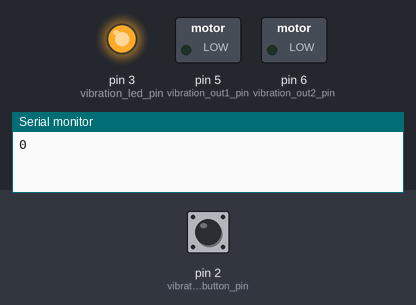
The sketch below on a simulated Arduino Uno, built with avr-gcc and run on an emulated ATmega328P. On the bench: switched loads named in the sketch (green lamp = pin HIGH), output pins drawn as LEDs (lit = HIGH), the last lines printed to the serial monitor. Inputs (shaded band) come from the test bench; at power-on: pin 2 (vibration_button_pin) HIGH.

Above: at 1.2 s.
1.3 s: pin 2 (vibration_button_pin) pulled LOW for 0.15 s
At 1.6 s:
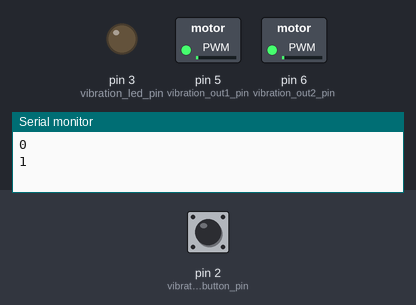
4.3 s: pin 2 (vibration_button_pin) pulled LOW for 1 s
At 6.5 s:
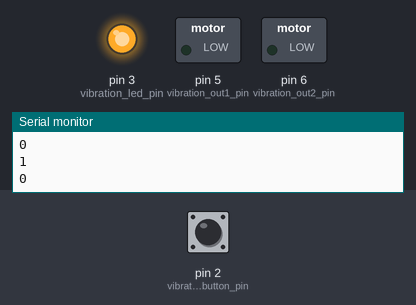
6.8 s: pin 2 (vibration_button_pin) pulled LOW for 0.15 s
At 7.1 s:
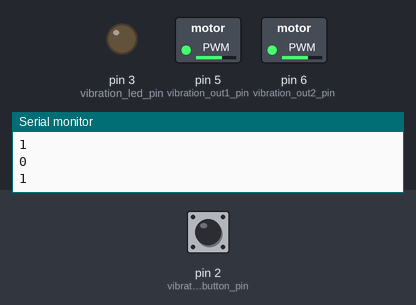
9.9 s: pin 2 (vibration_button_pin) pulled LOW for 3.2 s
At 13.8 s:
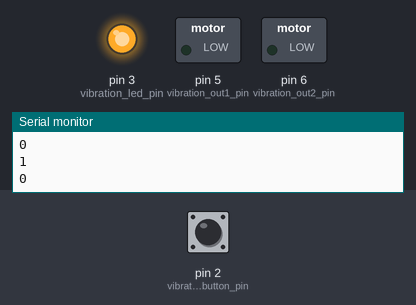
Timing chart, 0 to 15.3 s (numbered marks = the images above; inputs shaded):
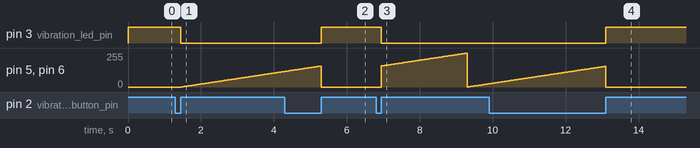

Measured:
- after the input at 1.3 s, pin 3 (vibration_led_pin): HIGH → LOW after 0.15 s; pin 5 (vibration_out1_pin), pin 6 (vibration_out2_pin): moves from 0/255 to 117/255 over 2.8 s, starting after 0.17 s
- after the input at 4.3 s, pin 3 (vibration_led_pin): LOW → HIGH after 1.0 s
- after the input at 6.8 s, pin 3 (vibration_led_pin): HIGH → LOW after 0.15 s
- after the input at 9.9 s, pin 3 (vibration_led_pin): LOW → HIGH after 3.2 s

The sketch:

test_vibration.ino
```cpp
const int vibration_button_pin = 2;
const int vibration_out1_pin   = 5;
const int vibration_out2_pin   = 6;
const int vibration_led_pin    = 3;

int vibration_state = HIGH;
int vibration_previous = LOW;
int vibration_read;

int i_loop = 0;
int i_pwm = 0;

void setup() {
	pinMode(vibration_button_pin, INPUT_PULLUP);
	pinMode(vibration_out1_pin, OUTPUT);
	pinMode(vibration_out2_pin, OUTPUT);
	pinMode(vibration_led_pin,  OUTPUT);

	digitalWrite(vibration_led_pin, vibration_state);

	Serial.begin(9600);
}

void loop() {

	vibration_read = digitalRead(vibration_button_pin);
	if (vibration_read == HIGH && vibration_previous == LOW) {
		vibration_state = !vibration_state;
		digitalWrite(vibration_led_pin, !vibration_state);
		Serial.println(vibration_state);
	}
	vibration_previous = vibration_read;

	if (vibration_state == HIGH) {
		analogWrite(vibration_out1_pin, i_pwm);
		analogWrite(vibration_out2_pin, i_pwm);

		if (i_loop > 10) {
			i_pwm = (i_pwm + 1) % 255;
			i_loop = 0;
		} else {
			i_loop += 1;
		}
	} else {
		analogWrite(vibration_out1_pin, 0);
		analogWrite(vibration_out2_pin, 0);
	}

	delay(2);
}
```
